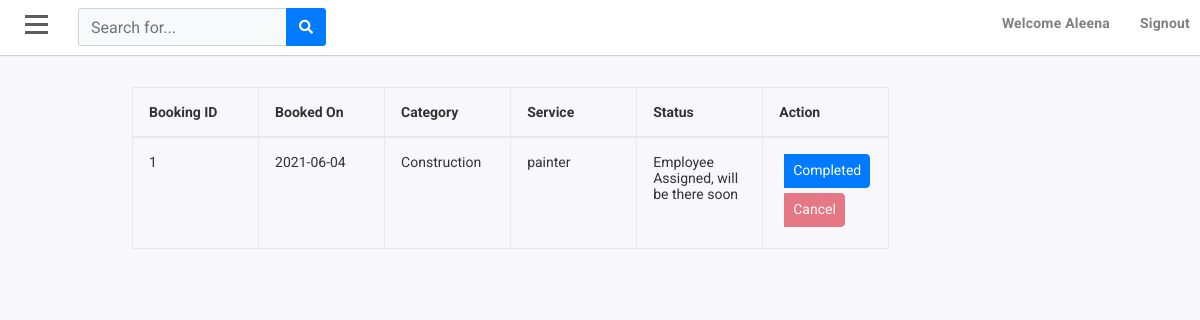
/customer/booked_details.php (signed in), run on the app's committed database.
### tables this page shows
CREATE TABLE `tbl_booking` (
  `booking_id` int(5) NOT NULL,
  `customer_id` int(5) NOT NULL,
  `booked_on` date NOT NULL,
  `end` date NOT NULL,
  `servicecompleted` int(10) NOT NULL,
  `employee_id` int(5) NOT NULL,
  `sc_id` int(10) NOT NULL,
  `service_id` int(5) NOT NULL,
  `aproval_status` int(10) NOT NULL,
  `status` int(10) NOT NULL
);

CREATE TABLE `tbl_service_category` (
  `sc_id` int(5) NOT NULL,
  `sc_name` varchar(30) NOT NULL,
  `is_delete` bit(1) NOT NULL,
  `amount` varchar(10) NOT NULL,
  `img` varchar(8000) NOT NULL
);

CREATE TABLE `tbl_services` (
  `service_id` int(5) NOT NULL,
  `service_name` varchar(20) NOT NULL,
  `service_amt` int(10) NOT NULL,
  `service_img` varchar(15) NOT NULL,
  `sc_id` int(10) NOT NULL,
  `is_delete` int(5) NOT NULL
);

### customer/booked_details.php (the view, shortened to what this page needs)
<?php
require('../DbConnection.php');
$user=$_SESSION['uname'];
$data="SELECT * FROM tbl_login where uname='$user'";
$data_query=mysqli_query($con,$data);
$row=mysqli_fetch_array($data_query);
$lid=$row['lid'];
$cust="SELECT * FROM tbl_customer where login_id=$lid";
$cust_query=mysqli_query($con,$cust);
$logid=mysqli_fetch_array($cust_query);
$cust_id=$logid['customer_id'];
?>
<html lang="en">
<head>
        <link rel="stylesheet" href="https://stackpath.bootstrapcdn.com/bootstrap/4.1.3/css/bootstrap.min.css">
        <link href="../css/font-face.css" rel="stylesheet" media="all">
         <link rel="stylesheet" href="https://use.fontawesome.com/releases/v5.7.2/css/all.css">
        <link rel="stylesheet" type="text/css" href="cust_index.css">
        <link href="../css/theme.css" rel="stylesheet" media="all">
        <link href="../css/cust_index.css" rel="stylesheet" media="all">
        <link rel="stylesheet" href="https://maxcdn.bootstrapcdn.com/font-awesome/4.7.0/css/font-awesome.min.css">
        <link href="../css/rating.css" rel="stylesheet" media="all">
</head>
<body>
<?php
include("header.php");
?>
<div class="container">
  <div id="bookdetails">
      <table class="table table-bordered col-sm-8" style="margin-left:100px;">
        <thead>
          <tr>
            <th>Booking ID</th>
            <th>Booked On</th>
            <th>Category</th>
            <th>Service</th>
            <th>Status</th>
            <th>Action</th>
          </tr>
        </thead>
        <tbody>
              <?php
                $bkdate="select * from tbl_booking where customer_id=$cust_id and status=1 and servicecompleted=0";
                $bkdate_query=mysqli_query($con,$bkdate);
                if(mysqli_num_rows($bkdate_query)>0){
                while($bkrow=mysqli_fetch_array($bkdate_query))
                {
                  $bkon=$bkrow['booked_on'];
                  $bking_id=$bkrow['booking_id'];
                  $bk_service=$bkrow['sc_id'];
                  $bk_status=$bkrow['servicecompleted'];
                  $bk_emp=$bkrow['employee_id'];
                  $ap=$bkrow['aproval_status'];
                  $serid=$bkrow['service_id'];
                  $bk_category="Select * from tbl_service_category where sc_id=$bk_service";
                  $cat_query=mysqli_query($con,$bk_category);
                  $service_query=mysqli_query($con,"select * from tbl_services where service_id=$serid");
                  $ser_data=mysqli_fetch_array($service_query);
                  ?>
          <tr>
              <td>
                <?php
                  echo $bking_id;
                ?>
              </td>
              <td>
                <?php
                      echo $bkon;
                ?>
              </td>
              <td>
                <?php
                    $rcat=mysqli_fetch_array($cat_query);
                    echo $rcat['sc_name'];
                ?>
              </td>
              <td><?php echo $ser_data['service_name'];?></td>
              <td>
                <?php
                 if($bk_status==1)
                  {
                      echo "Work completed";
                  }
                elseif($bk_emp!=0 && $ap==1)
                {
                    echo "Employee Assigned, will be there soon";
                }
                else
                {
                  echo "Requested";
                }
                ?>
              </td>
              <td>
                  <button class="btn btn-sm btn-primary btn-inline cmplt" title="Work Finished" id="c1" value="<?php echo $bking_id;?>"<?php if($ap==0) {?> disabled <?php }?> data-target="#myModal" data-toggle="modal">Completed</button>
                  <button class="btn btn-sm btn-danger btn-inline cancel" title="Cancel Booking" value="<?php echo $bking_id;?>" id="can2" <?php if($bk_emp!=0 && $ap==1){?> disabled <?php }?> data-target="#reasonModal" data-toggle="modal">Cancel</button>
              </td>
            </tr>
                <?php
                  }}
                  else{?>
                      <th colspan="6" style="text-align:center">No current Booking</th>
                <?php  }
                ?>
        </tbody>
      </table>
    </div>
</div>
</body>
</html>

### css/cust_index.css (style rules this page uses)
.container { padding: 2rem 2rem; }
body { position: relative; overflow-x:hidden; background: #f7f7fc; font-family: 'Roboto', sans-serif; }
body, html { height: 100%; }
.btn-sm { padding: .25rem .5rem; font-size: .875rem; line-height: 1.5; border-radius: .2rem; }
.table td, .table th { padding: 1rem; font-size:14px; color:#333; vertical-align: top; border-top: 1px solid #dee2e6; }
table.table { table-layout: fixed; width: 100%; }
table.table tr th, table.table tr td { border-color: #e9e9e9; }
.table button { margin-left: 5px; }
.btn-danger { display: inline-block; margin :5px; }
.btn-inline { height: 34px; border-radius: 0 4px 4px 0; margin-left: -10px; }

### data on the page
tbl_booking: booking_id "1", booked_on "2021-06-04", sc.sc_name "Construction", service.service_name "painter", servicecompleted "Employee Assigned, will be there soon"

### other printed values
$_SESSION['uname'] "Aleena"
